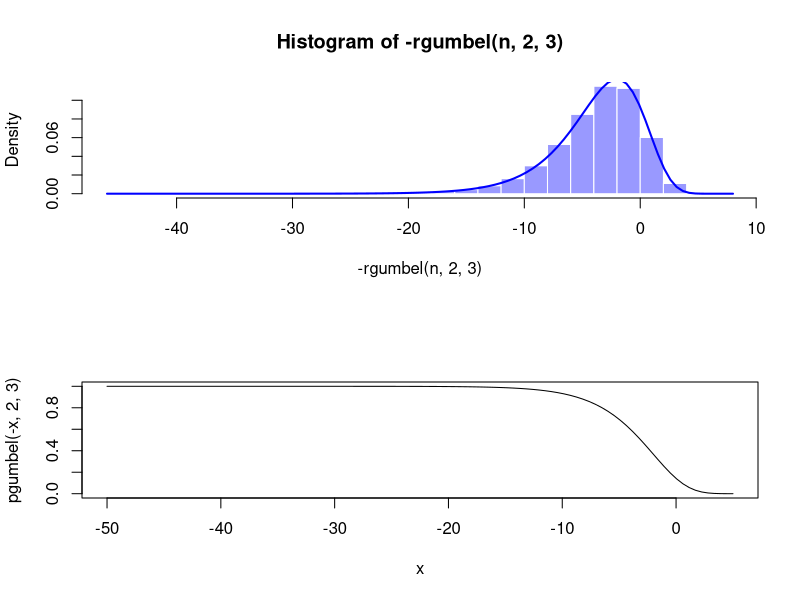

Write R code to recreate this figure.
### Wikipedia Parameterization: location (m) and scale (s)
dgumbel <- function(x, m, s) {
  z <- (x - m) / s
  exp(-z - exp(-z)) / s
}

pgumbel <- function(x, m, s) {
  exp(-exp(-(x - m) / s))
}

rgumbel <- function(n, m, s) {
  u <- runif(n)
  m - s * log(-log(u))
}

### Tests
n <- 1e6
par(mfrow=c(2,1))
hist(-rgumbel(n, 2, 3), prob=T, border='white', col=rgb(0,0,1,.4))
curve(dgumbel(-x, 2, 3),lwd=2, add=TRUE, col='blue')
curve(pgumbel(-x, 2, 3), from=-50, to=5)
par(mfrow=c(1,1))

